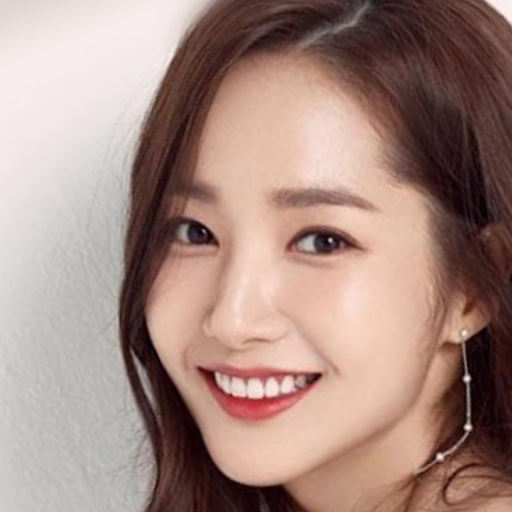
#> input picture aligned_images/father_01_01.png, 1024 x 1024 px, found by its file name (shown at 1/2 size)
$ jupyter execute --allow-errors Untitled-1.ipynb   (shell and % lines are left out)   (older library calls are emulated)
#> lines starting #> are read from the running program, lines starting #| are printed output that depends on the picture
[cell 1]
import h5py
print(h5py.__version__)

[cell 2]
import tensorflow as tf
tf.__version__

!git clone https://github.com/tg-bomze/BabyGAN.git

[cell 3]
#@title ← Clone Git repository and install all requirements

import os
import cv2
import math
import pickle
import imageio
import warnings
import PIL.Image
import numpy as np
from PIL import Image
import tensorflow as tf
from random import randrange
import moviepy.editor as mpy
# from google.colab import drive 코랩 관련 명령어는 무시
# from google.colab import files
import matplotlib.pyplot as plt
from IPython.display import clear_output
from moviepy.video.io.ffmpeg_writer import FFMPEG_VideoWriter
warnings.filterwarnings("ignore")

# [58 lines left out: functions get_watermarked, generate_final_images, generate_final_image, plot_three_images, not called in this run]

# !git clone https://github.com/tg-bomze/BabyGAN.git
%cd ./content/BabyGAN


import config
import dnnlib
import dnnlib.tflib as tflib
from encoder.generator_model import Generator

%cd ..
%cd ..

age_direction = np.load('./content/BabyGAN/ffhq_dataset/latent_directions/age.npy')
#> (reads ffhq_dataset/latent_directions/age.npy from the repository)
horizontal_direction = np.load('./content/BabyGAN/ffhq_dataset/latent_directions/angle_horizontal.npy')
#> (reads ffhq_dataset/latent_directions/angle_horizontal.npy from the repository)
vertical_direction = np.load('./content/BabyGAN/ffhq_dataset/latent_directions/angle_vertical.npy')
#> (reads ffhq_dataset/latent_directions/angle_vertical.npy from the repository)
eyes_open_direction = np.load('./content/BabyGAN/ffhq_dataset/latent_directions/eyes_open.npy')
#> (reads ffhq_dataset/latent_directions/eyes_open.npy from the repository)
gender_direction = np.load('./content/BabyGAN/ffhq_dataset/latent_directions/gender.npy')
smile_direction = np.load('./content/BabyGAN/ffhq_dataset/latent_directions/smile.npy')

clear_output()

[cell 4]
import dlib
dlib.__version__

[cell 5]
#@title ← Upload portrait of a Person1
import os
'''
#@markdown *이미지 **url** 이나 로컬환경에 있는 사진을 업로드 하세요.*
url = './content/BabyGAN/sample.png' #@param {type:"string"}

try:
  fat = url.split('/')[-1]
except BaseException:
  print("Something wrong. Try uploading a photo from your computer")

FATHER_FILENAME = "father." + fat.split(".")[-1]
os.rename(fat, FATHER_FILENAME)
father_path = "./content/BabyGAN/father_image/" + FATHER_FILENAME
'''
# clear_output()

[cell 6]
if os.path.isfile('./content/BabyGAN/aligned_images/father_01_01.png'):
  try :
    pil_father = Image.open('./content/BabyGAN/aligned_images/father_01_01.png')
#> pil_father is the input picture: PIL image 1024x1024 RGB; mean R, G, B 165.8, 138.2, 129.4
    (fat_width, fat_height) = pil_father.size
#> fat_width = 1024; fat_height = 1024
    resize_fat = max(fat_width, fat_height)/256
#> resize_fat = 4
    display(pil_father.resize((int(fat_width/resize_fat), int(fat_height/resize_fat))))
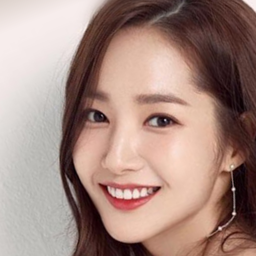
#> shown: PIL image 256x256 RGB; mean R, G, B 165.8, 138.3, 129.4
  except Exception as e:
    print(e)

[cell 7]
#@title ← Upload portrait of a Person2

'''
#@markdown *이미지 **url** 이나 로컬환경에 있는 사진을 업로드 하세요.*
url = '' #@param {type:"string"}
if url == '':
  uploaded = list(files.upload().keys())
  if len(uploaded) > 1: raise ValueError('You cannot upload more than one image at a time!')
  mot = uploaded[0]
else:
  try:
    !wget $url
    mot = url.split('/')[-1]
  except BaseException:
    print("Something wrong. Try uploading a photo from your computer")

MOTHER_FILENAME = "mother." + mot.split(".")[-1]
os.rename(mot, MOTHER_FILENAME)
mother_path = "/content/BabyGAN/mother_image/" + MOTHER_FILENAME
'''

# clear_output()

[cell 8]
if os.path.isfile('./content/BabyGAN/aligned_images/mother_01_01.png'):
  pil_mother = Image.open('./content/BabyGAN/aligned_images/mother_01_01.png')
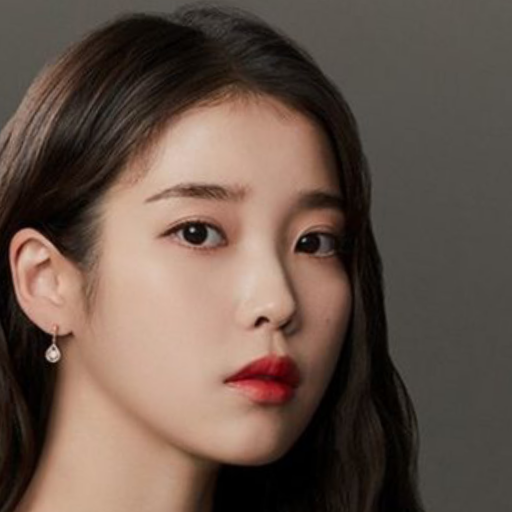
#> input picture aligned_images/mother_01_01.png, 1024 x 1024 px, found by its file name (shown at 1/2 size)
#> pil_mother is the input picture: PIL image 1024x1024 RGB; mean R, G, B 102.9, 84.5, 74
  (mot_width, mot_height) = pil_mother.size
#> mot_width = 1024; mot_height = 1024
  resize_mot = max(mot_width, mot_height)/256
#> resize_mot = 4
  display(pil_mother.resize((int(mot_width/resize_mot), int(mot_height/resize_mot))))
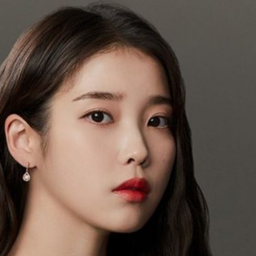
#> shown: PIL image 256x256 RGB; mean R, G, B 102.9, 84.5, 74
else: raise ValueError('No face was found or there is more than one in the photo.')
